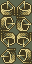

Rendered tile map (Tiled .tmx) drawn with the repository's tilesets; below, a short description and the map source with its tile grids summarised:
An orthogonal 2x4 tile map with 16x16 px tiles, 1 tile layer (Tile Layer 1).

<map version="1.0" orientation="orthogonal" renderorder="right-down" width="2" height="4" tilewidth="16" tileheight="16" nextobjectid="1">
 <tileset firstgid="1" name="BaronTown" tilewidth="16" tileheight="16">
  <image source="BaronTown.png" width="512" height="512" />
 </tileset>
 <layer name="Tile Layer 1" width="2" height="4">
  <data>[8 cells, 8 non-empty, 1 distinct tile ids]</data>
 </layer>
</map>
